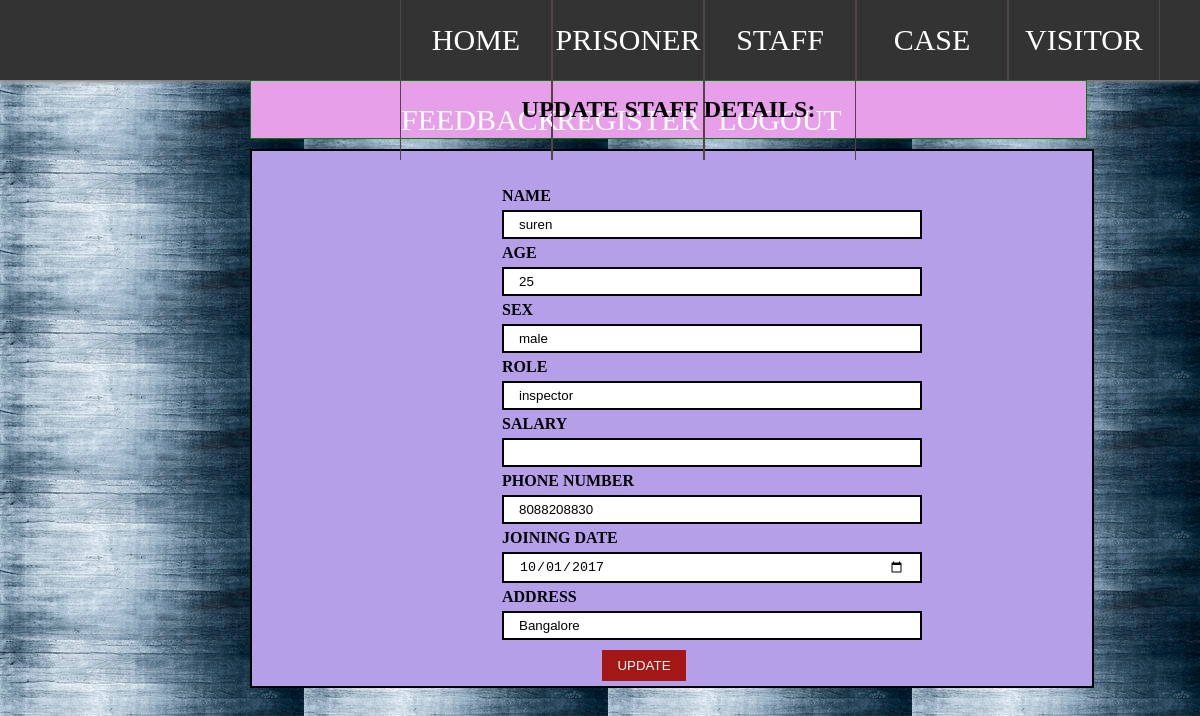
The app's page /updateStaff.php?edit=2 with its own data.
### tables this page shows
CREATE TABLE `staff` (
  `SID` int(11) NOT NULL,
  `SNAME` varchar(30) NOT NULL,
  `AGE` int(11) NOT NULL,
  `SEX` varchar(6) NOT NULL,
  `ROLE` varchar(30) NOT NULL,
  `PHONENO` bigint(20) NOT NULL,
  `JOINDATE` date NOT NULL,
  `ADDRESS` text NOT NULL
);

### updateStaff.php (the view, shortened to what this page needs)
<!DOCTYPE html>
<html>
<body>
<body background="images/editbg.jpg">
<?php
	require 'conn.php';
include 'index.php';
	if( isset($_GET["edit"]) )
	{
		$id = $_GET["edit"];
		$res= mysqli_query($conn,"SELECT * FROM staff WHERE SID='$id'");
		$row= mysqli_fetch_assoc($res);
	}
?>
<h2>UPDATE STAFF DETAILS:</h2>
<form action="updateStaff.php" method="POST">
 <div class="container">
  <br><br><label><b>NAME</b></label> <br>
  <input type="text" name="newName" value="<?php echo $row['SNAME']; ?>">
	<br>
		<label><b>AGE</b></label> <br>
    <input type="text" name="newAge" value="<?php echo $row['AGE']; ?>">
	<br>
	<label><b>SEX</b></label> <br>
    <input type="text" name="newSex" value="<?php echo $row['SEX']; ?>">
	<br>
		<label><b>ROLE</b></label> <br>
    <input type="text" name="newRole" value="<?php echo $row['ROLE']; ?>">
<br>
	<label><b>SALARY</b></label> <br>
    <input type="text" name="newSalary" value="<?php echo $row['SALARY']; ?>">
<br>
		<label><b>PHONE NUMBER</b></label> <br>
    <input type="number" min="10" name="newPhone" value="<?php echo $row['PHONENO']; ?>">
<br>
		<label><b>JOINING DATE</b></label> <br>
    <input type="date" name="newJoin" value="<?php echo $row['JOINDATE']; ?>">
	<br>
		<label><b>ADDRESS</b></label> <br>
<input type="text" name="newAddress" value="<?php echo $row['ADDRESS']; ?>">
<br>
  <button type="submit" name="btn" value=submit>UPDATE</button>
    </div>
</form>
</body>
</html>

### updateStaff.php (style rules this page uses)
h2 { border:1px solid green; text-align: center; color: black; padding: 15px 1px; margin:0px 113px 10px 250px; background-color:#E79FE9; }
form { width: 70%; border: 2px solid black; background-color: #B59FE9; margin: 0px 113px 10px 250px; }
input[type=text], input[type=date], input[type=select],input[type=number] { width: 50%; padding: 5px 15px; margin: 5px 250px; display: inline-block; border: 2px solid black; box-sizing: border-box; }
label,select { margin: 5px 250px; }
button { text-align: center; background-color: #A41717; color: white; padding: 8px 15px; margin: 5px 350px ; border: none; cursor: pointer; width: 10%; }

### index.php (style rules this page uses)
* { margin: 0px; padding: 0px; }

### records on screen
staff: newName "suren", newAge "25", newSex "male", newRole "inspector", newPhone "8088208830", newJoin "10/01/2017", newAddress "Bangalore"
